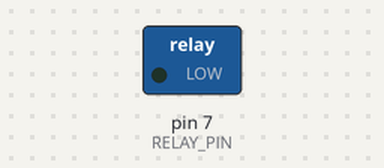
A sketch run on a simulated Arduino Uno, built with avr-gcc and run on an emulated ATmega328P. On the bench: switched loads named in the sketch (green lamp = pin HIGH).

Above: at 1.0 s.
At 3.0 s:
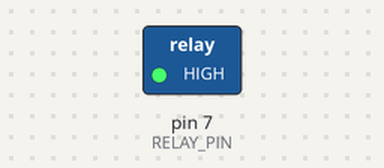
Timing chart, 0 to 5.2 s (numbered marks = the images above):
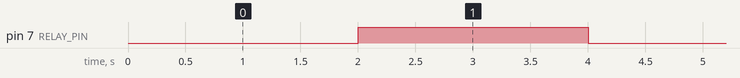

The sketch:

relay_2s_on_off.ino
```cpp
/*
 * ============================================================================
 *  SINGLE CHANNEL RELAY — 2 s ON / 2 s OFF  (blocking version)
 * ----------------------------------------------------------------------------
 *  Board      : Arduino Uno / Nano / Mega (Arduino AVR core)
 *  Module     : 1-channel 5 V relay board
 *  Behaviour  : loop forever →
 *                 relay ON  → wait 2000 ms
 *                 relay OFF → wait 2000 ms
 *
 *  Wiring
 *    Relay IN  -> pin 7 (change RELAY_PIN below)
 *    Relay VCC -> 5V
 *    Relay GND -> GND
 *    ⚠ Most cheap relay boards are ACTIVE-LOW (LOW = coil energized).
 *      Set RELAY_ACTIVE_LOW to match your module.
 * ============================================================================
 */

#define RELAY_PIN        7
#define RELAY_ACTIVE_LOW true     // true  -> LOW turns relay ON (most boards)
                                  // false -> HIGH turns relay ON

const unsigned long INTERVAL_MS = 2000UL;   // 2 seconds ON and 2 seconds OFF

void setRelay(bool on) {
  digitalWrite(RELAY_PIN, (on ^ RELAY_ACTIVE_LOW) ? HIGH : LOW);
}

void setup() {
  pinMode(RELAY_PIN, OUTPUT);
  setRelay(false);               // make sure load starts OFF
}

void loop() {
  setRelay(true);                // RELAY ON  (2 s)
  delay(INTERVAL_MS);

  setRelay(false);               // RELAY OFF (2 s)
  delay(INTERVAL_MS);
}
```

Measured:
- by itself, pin 7 (RELAY_PIN): alternates HIGH for 2.0 s and LOW for 2.0 s
